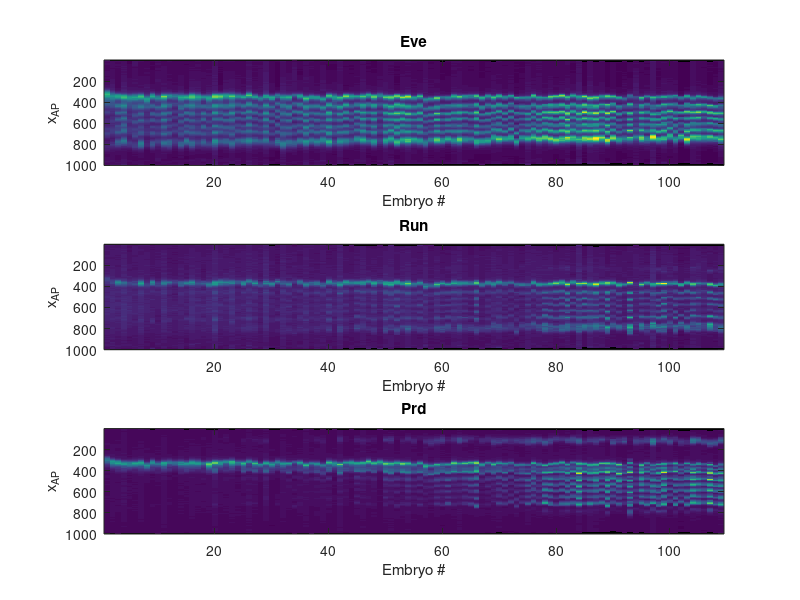

This chart was generated by the following MATLAB code:
%% load pair-rule expression data
load('pair_rule_expression_data.mat');

%% inspect data
figure(1)
subplot(3,1,1)
imagesc(profiles_eve);
xlabel('Embryo #');
ylabel('x_{AP}')
title('Eve');
subplot(3,1,2)
imagesc(profiles_run);
xlabel('Embryo #');
ylabel('x_{AP}')
title('Run');
subplot(3,1,3)
imagesc(profiles_prd);
xlabel('Embryo #');
ylabel('x_{AP}')
title('Prd');
